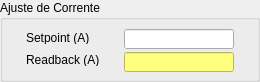
          <widget class="QGroupBox" name="groupBox_23">
           <property name="minimumSize">
            <size>
             <width>260</width>
             <height>82</height>
            </size>
           </property>
           <property name="maximumSize">
            <size>
             <width>260</width>
             <height>82</height>
            </size>
           </property>
           <property name="title">
            <string>Ajuste de Corrente</string>
           </property>
           <layout class="QGridLayout" name="gridLayout_8">
            <property name="topMargin">
             <number>9</number>
            </property>
            <item row="0" column="0">
             <widget class="QLabel" name="label_9">
              <property name="minimumSize">
               <size>
                <width>80</width>
                <height>13</height>
               </size>
              </property>
              <property name="maximumSize">
               <size>
                <width>47</width>
                <height>13</height>
               </size>
              </property>
              <property name="text">
               <string>Setpoint (A)</string>
              </property>
             </widget>
            </item>
            <item row="0" column="1">
             <widget class="QLineEdit" name="le_setpoint_fac_dcdc">
              <property name="minimumSize">
               <size>
                <width>110</width>
                <height>20</height>
               </size>
              </property>
              <property name="maximumSize">
               <size>
                <width>110</width>
                <height>20</height>
               </size>
              </property>
             </widget>
            </item>
            <item row="1" column="0">
             <widget class="QLabel" name="label_12">
              <property name="minimumSize">
               <size>
                <width>80</width>
                <height>13</height>
               </size>
              </property>
              <property name="maximumSize">
               <size>
                <width>47</width>
                <height>13</height>
               </size>
              </property>
              <property name="text">
               <string>Readback (A)</string>
              </property>
             </widget>
            </item>
            <item row="1" column="1">
             <widget class="QLineEdit" name="le_readback_fac_dcdc">
              <property name="minimumSize">
               <size>
                <width>110</width>
                <height>20</height>
               </size>
              </property>
              <property name="maximumSize">
               <size>
                <width>110</width>
                <height>20</height>
               </size>
              </property>
              <property name="styleSheet">
               <string notr="true">background-color: rgb(255, 255, 127);</string>
              </property>
              <property name="readOnly">
               <bool>true</bool>
              </property>
             </widget>
            </item>
           </layout>
          </widget>
